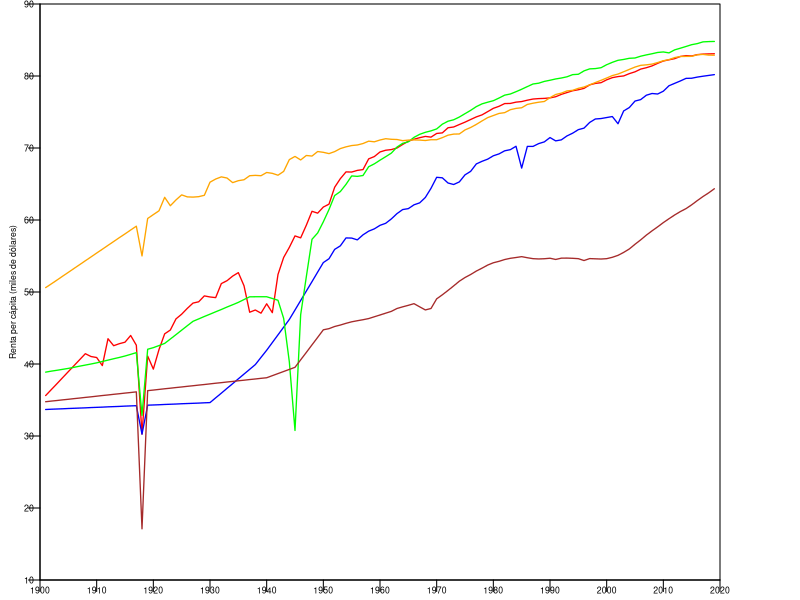

Here is the R script that generated this plot:
datosGapminder <- read.csv2("datosGapminder.csv")

Spain= subset(datosGapminder, Pais=="Spain")
Colombia = subset(datosGapminder, Pais=="Colombia")
Japan = subset(datosGapminder, Pais=="Japan")
Nigeria = subset(datosGapminder, Pais=="Nigeria")
Australia = subset(datosGapminder, Pais=="Australia")
t = 0.6
l = 1.3
png("evoEspVida.png", width=1250, height=500, res = 300)
par(mar = c(1, 2, 0.2, 4), xpd = TRUE)
plot(Spain$anio, Spain$EspVida, type="l", cex=t, 
     ylab = "", xlab = "", ylim = c(10, 90), xlim=c(1900,2020),
     xaxt='n', yaxt='n',  xaxs="i", yaxs="i",main = "", col = "red", lwd = l)
axis(1, at=seq(1900, 2020, 10), tck=-0.02, las=1, cex.axis=t-0.08, padj = -3.2)
axis(2, seq(10, 90, by=10), tck=-0.02, las=1, cex.axis=t-0.07, hadj = -0.4, xpd = NA)
mtext(side = 2, text = "Renta per cápita (miles de dólares)", line = 1, cex=t-0.08)

lines(Colombia$anio, Colombia$EspVida, type="l", col = "blue", lwd = l)
lines(Japan$anio, Japan$EspVida, type="l", col = "green", lwd = l)
lines(Nigeria$anio, Nigeria$EspVida, type="l", col = "brown", lwd = l)
lines(Australia$anio, Australia$EspVida, type="l", col = "orange", lwd = l)

legend("topright", inset=c(-0.25 ,0), title="País", 
       cex=t-0.1, legend=c("España", "Colombia", "Japón", "Nigeria", "Australia"),
       lty= rep(1,5), col=c("red", "blue", "green", "brown", "orange"), lwd=1.3)
# legend(1, 95, legend=c("Line 1", "Line 2"),
#        col=c("red", "blue"), lty=1:2, cex=0.8,
#        title="Line types", text.font=4, bg='lightblue')

dev.off()
